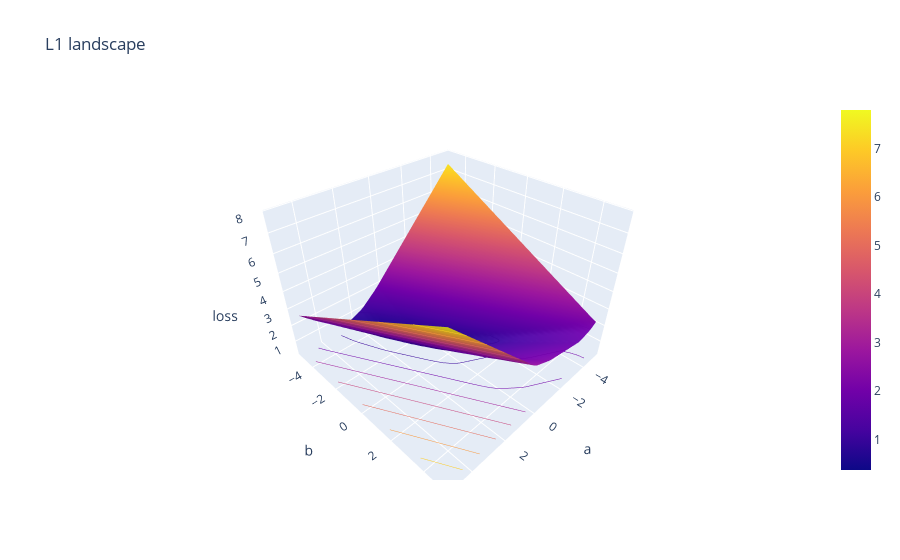

Source (notebook cell):
### Code cell
# @title 👀 Solution (see how we did the slider!) { run: "auto" }

p = 1  #@param {type:"slider", min:1, max:50, step:1}

predictions = a_range[:, None, None] * x[None, None, :]  + b_range[None, :, None]
residuals = np.abs(t[None, None, :] - predictions) ** p
losses = (residuals.sum(-1) ** (1/p)) / predictions.shape[-1]


fig = go.Figure(data=[go.Surface(z=losses, x=a_range, y=b_range)])
fig.update_traces(contours_z=dict(show=True, usecolormap=True,
                                  highlightcolor="limegreen", project_z=True))
fig.update_layout(
    title=f"L{p} landscape",
    scene = dict(
                xaxis_title='a',
                yaxis_title='b',
                zaxis_title='loss')
)
fig.show()

### Figure 1 — Plotly figure (JSON) as saved in the notebook; plotly's stock layout.template omitted (floating-point values rounded to 4 significant figures; data arrays with more than 128 entries replaced by an {"elided": "..."} marker saying what was removed)
{"data": [{"contours": {"z": {"highlightcolor": "limegreen", "project": {"z": true}, "show": true, "usecolormap": true}}, "type": "surface", "x": [-5, -4.8, -4.6, -4.4, -4.2, -4, -3.8, -3.6, -3.4, -3.2, -3, -2.8, -2.6, -2.4, -2.2, -2, -1.8, -1.6, -1.4, -1.2, -1, -0.8, -0.6, -0.4, -0.2, 0, 0.2, 0.4, 0.6, 0.8, 1, 1.2, 1.4, 1.6, 1.8, 2, 2.2, 2.4, 2.6, 2.8, 3, 3.2, 3.4, 3.6, 3.8, 4, 4.2, 4.4, 4.6, 4.8, 5], "y": [-5, -4.8, -4.6, -4.4, -4.2, -4, -3.8, -3.6, -3.4, -3.2, -3, -2.8, -2.6, -2.4, -2.2, -2, -1.8, -1.6, -1.4, -1.2, -1, -0.8, -0.6, -0.4, -0.2, 0, 0.2, 0.4, 0.6, 0.8, 1, 1.2, 1.4, 1.6, 1.8, 2, 2.2, 2.4, 2.6, 2.8, 3, 3.2, 3.4, 3.6, 3.8, 4, 4.2, 4.4, 4.6, 4.8, 5], "z": {"elided": "51x51 float values"}}], "layout": {"scene": {"xaxis": {"title": {"text": "a"}}, "yaxis": {"title": {"text": "b"}}, "zaxis": {"title": {"text": "loss"}}}, "title": {"text": "L1 landscape"}}}
